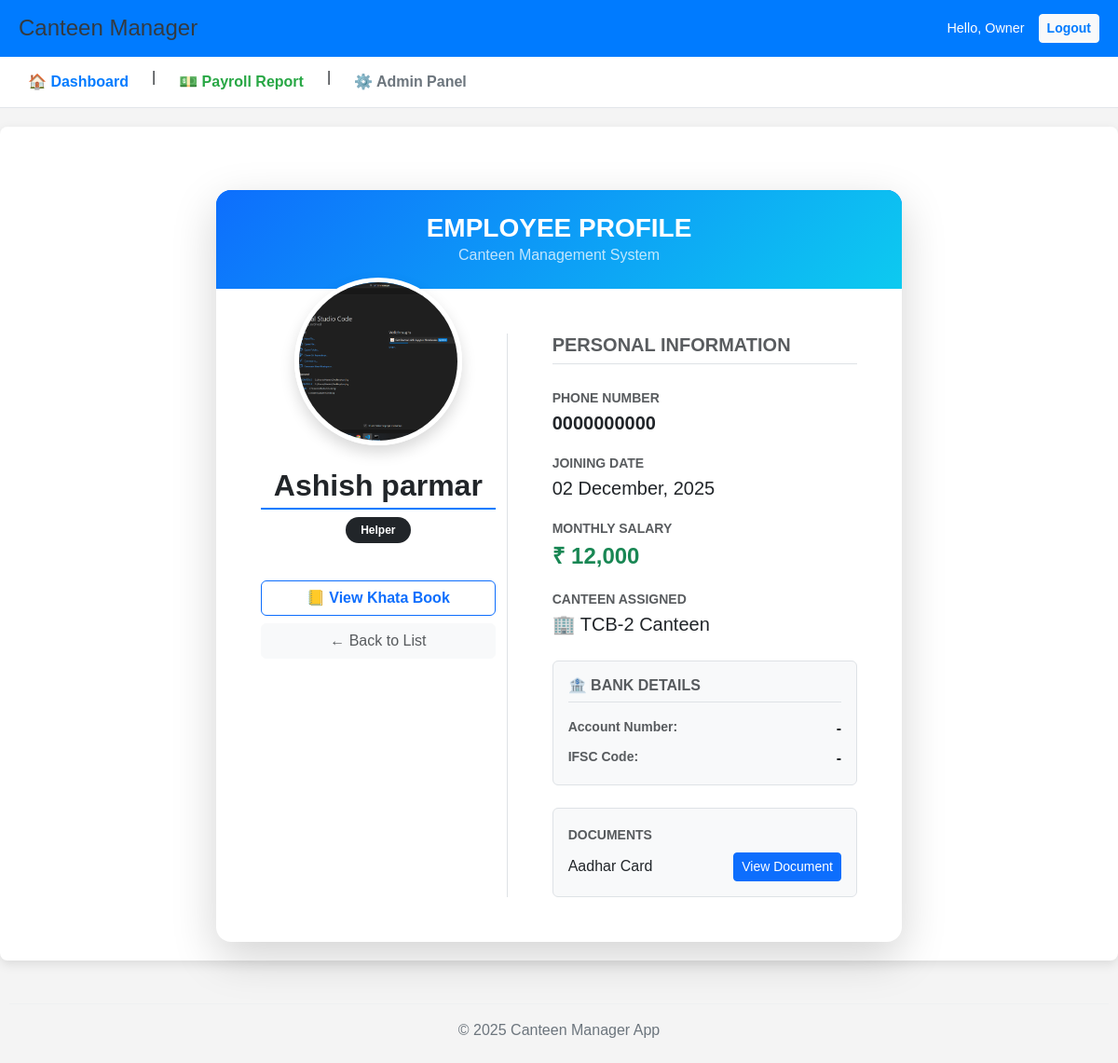
/management/staff/1/detail/ (signed in), run on the app's committed database.
### management/models.py (models this page shows, shortened)
class Staff(models.Model):
    ROLES = [
        ('Manager', 'Manager'),
        ('Cook', 'Cook'),
        ('Helper', 'Helper'),
    ]
    canteen = models.ForeignKey(
        Canteen,
        on_delete=models.SET_NULL, # अगर कैंटीन डिलीट हो जाए, तो स्टाफ को NULL कर दें
        null=True,
        blank=True,
        verbose_name="Assigned Canteen"
    )
    name = models.CharField(max_length=100, verbose_name="Staff Name")
    role = models.CharField(max_length=50, choices=ROLES, default='Helper', verbose_name="Role")
    phone = models.CharField(max_length=15, default='0000000000', verbose_name="Phone Number")
    joining_date = models.DateField(null=True, blank=True, verbose_name="Joining Date")
    monthly_salary = models.DecimalField(max_digits=10, decimal_places=2, verbose_name="Monthly Salary")
    bank_account_no = models.CharField(max_length=20, blank=True, null=True,verbose_name="Bank Account No")
    ifsc_code = models.CharField(max_length=15, blank=True, null=True,verbose_name="IFSC Code")
    photo = models.ImageField(upload_to='staff_photos/', null=True, blank=True, verbose_name="Staff Photo")
    aadhar_card = models.ImageField(upload_to='staff_aadhar/', null=True, blank=True, verbose_name="Aadhar Card Photo")
    class Meta:
        verbose_name = "Staff Member"
        verbose_name_plural = "Staff"
    is_active = models.BooleanField(default=True, verbose_name="Is Active Employee")
    leaving_date = models.DateField(null=True, blank=True, verbose_name="Leaving Date")

class Canteen(models.Model):
    BILLING_CHOICES = [
        ('DAILY', 'Daily Payment/Tracking'),
        ('MONTHLY', 'Monthly Fixed Billing'),
    ]
    name = models.CharField(max_length=100, unique=True, verbose_name="Canteen Name")
    location = models.CharField(max_length=255, verbose_name="Location")
    billing_type = models.CharField(
        max_length=10,
        choices=BILLING_CHOICES,
        default='DAILY',
        verbose_name="Billing Type"
    )
    daily_lunch_count = models.IntegerField(default=0, verbose_name="Daily Lunch Count")
    daily_dinner_count = models.IntegerField(default=0, verbose_name="Daily Dinner Count")
    class Meta:
        verbose_name = "Canteen"
        verbose_name_plural = "Canteens"

### management/views.py (the view)
# urls.py: path('staff/<int:staff_id>/detail/', views.staff_detail_view, name='staff_detail'),
@login_required
def staff_detail_view(request, staff_id):
    staff = get_object_or_404(Staff, pk=staff_id)
    return render(request, 'management/staff_detail.html', {'staff': staff})

### management/templates/management/staff_detail.html (shortened to what this page needs)
{% extends 'base.html' %}
{% load humanize %}
{% block content %}
<div class="container mt-5">
    <div class="row justify-content-center">
        <div class="col-md-8">
            <div class="card shadow-lg border-0 rounded-4 overflow-hidden">
                <div class="bg-primary p-4 text-white text-center" style="background: linear-gradient(135deg, #0d6efd, #0dcaf0);">
                    <h3 class="fw-bold mb-0">EMPLOYEE PROFILE</h3>
                    <p class="mb-0 opacity-75">Canteen Management System</p>
                </div>
                <div class="card-body p-5">
                    <div class="row">
                        <div class="col-md-5 text-center border-end">
                            <div class="mb-3 position-relative d-inline-block">
                                {% if staff.photo %}
                                    <img src="{{ staff.photo.url }}" class="rounded-circle shadow border border-5 border-white" style="width: 180px; height: 180px; object-fit: cover; margin-top: -60px;">
                                {% else %}
                                    <div class="rounded-circle bg-light d-flex justify-content-center align-items-center shadow border border-5 border-white mx-auto" style="width: 180px; height: 180px; font-size: 4rem; margin-top: -60px;">
                                        👤
                                    </div>
                                {% endif %}
                            </div>
                            <h2 class="fw-bold text-dark mt-2">{{ staff.name }}</h2>
                            <span class="badge bg-dark px-3 py-2 rounded-pill mb-3">{{ staff.role }}</span>
                            <div class="d-grid gap-2 mt-4">
                                <a href="{% url 'staff_profile' staff.id %}" class="btn btn-outline-primary fw-bold">
                                    📒 View Khata Book
                                </a>
                                <a href="{% url 'staff_list' %}" class="btn btn-light text-muted">
                                    ← Back to List
                                </a>
                            </div>
                        </div>
                        <div class="col-md-7 ps-md-5 pt-3 pt-md-0">
                            <h5 class="text-muted text-uppercase fw-bold mb-4 border-bottom pb-2">Personal Information</h5>
                            <div class="mb-3">
                                <label class="text-muted small fw-bold">PHONE NUMBER</label>
                                <p class="fs-5 fw-bold text-dark">{{ staff.phone }}</p>
                            </div>
                            <div class="mb-3">
                                <label class="text-muted small fw-bold">JOINING DATE</label>
                                <p class="fs-5 text-dark">
                                    {% if staff.joining_date %}
                                        {{ staff.joining_date|date:"d F, Y" }}
                                    {% else %}
                                        -
                                    {% endif %}
                                </p>
                            </div>
                            <div class="mb-3">
                                <label class="text-muted small fw-bold">MONTHLY SALARY</label>
                                <p class="fs-4 fw-bold text-success">₹ {{ staff.monthly_salary|floatformat:0|intcomma }}</p>
                            </div>
                            <div class="mb-3">
                                <label class="text-muted small fw-bold">CANTEEN ASSIGNED</label>
                                <p class="fs-5 text-dark">
                                    {% if staff.canteen %}
                                        🏢 {{ staff.canteen.name }}
                                    {% else %}
                                        <span class="text-danger">Not Assigned</span>
                                    {% endif %}
                                </p>
                            </div>
                            <div class="mt-4 p-3 bg-light rounded border">
                                <h6 class="text-muted text-uppercase fw-bold mb-3 border-bottom pb-2">🏦 Bank Details</h6>
                                <div class="mb-2 d-flex justify-content-between">
                                    <span class="text-muted small fw-bold">Account Number:</span>
                                    <span class="fw-bold text-dark">{{ staff.bank_account_no|default:"-" }}</span>
                                </div>
                                <div class="d-flex justify-content-between">
                                    <span class="text-muted small fw-bold">IFSC Code:</span>
                                    <span class="fw-bold text-dark text-uppercase">{{ staff.ifsc_code|default:"-" }}</span>
                                </div>
                            </div>
                            <div class="mt-4 p-3 bg-light rounded border">
                                <label class="text-muted small fw-bold mb-2">DOCUMENTS</label>
                                <div class="d-flex align-items-center justify-content-between">
                                    <span>Aadhar Card</span>
                                    {% if staff.aadhar_card %}
                                        <a href="{{ staff.aadhar_card.url }}" target="_blank" class="btn btn-sm btn-primary">View Document</a>
                                    {% else %}
                                        <span class="badge bg-secondary">Pending</span>
                                    {% endif %}
                                </div>
                            </div>
                        </div>
                    </div>
                </div>
            </div>
        </div>
    </div>
</div>
{% endblock %}

### management/templates/base.html (shortened to what this page needs)
<!DOCTYPE html>
<html lang="en">
<head>
    <link href="https://cdn.jsdelivr.net/npm/bootstrap@5.3.0/dist/css/bootstrap.min.css" rel="stylesheet">
</head>
<body>
    <header>
        <div style="background-color: #007bff; color: white; padding: 15px 20px; display: flex; justify-content: space-between; align-items: center;">
            <h1 style="margin: 0; font-size: 1.5em;">Canteen Manager</h1>
            {% if user.is_authenticated %}
            <div style="display: flex; align-items: center; gap: 15px;">
                <span style="font-size: 0.9em;">Hello, {{ user.username }}</span>
                <form method="post" action="{% url 'logout' %}" style="margin: 0;">
                    <button type="submit" class="btn btn-sm btn-light" style="color: #007bff; font-weight: bold;">Logout</button>
                </form>
            </div>
            {% endif %}
        </div>
        <nav class="main-nav" style="background-color: #ffffff; padding: 10px 20px; border-bottom: 1px solid #e2e6ea;">
            {% if user.is_authenticated %}
            <div style="display: flex; gap: 15px;">
                <a href="{% url 'home_dashboard' %}" style="color: #007bff; font-weight: bold;">
                    🏠 Dashboard
                </a>
                |
                <a href="{% url 'payroll_summary' %}" style="color: #28a745; font-weight: bold;">
                    💵 Payroll Report
                </a>
                |
                <a href="/admin/" style="color: #6c757d; font-weight: bold;">
                    ⚙️ Admin Panel
                </a>
            </div>
            {% endif %}
        </nav>
    </header>
    <main>
        {% block content %}
        {% endblock %}
    </main>
    <footer style="text-align: center; padding: 10px; color: #6c757d;">
        <hr style="border-color: #dee2e6;">
        <p>&copy; 2025 Canteen Manager App</p>
    </footer>
</body>
</html>

### management/templates/base.html (style rules this page uses)
body { font-family: Arial, sans-serif; margin: 0; padding: 0; background-color: #f4f4f4; }
main { padding: 20px; max-width: 1200px; margin: 20px auto; background-color: white; min-height: 85vh; border-radius: 8px; box-shadow: 0 4px 12px rgba(0,0,0,0.1); }
h1 { color: #343a40; }
h2 { border-bottom: 2px solid #007bff; padding-bottom: 5px; margin-top: 25px; }
.main-nav a { text-decoration: none; padding: 5px 10px; border-radius: 4px; transition: background-color 0.3s; }

### data on the page
Staff: photo (picture), name "Ashish parmar", role "Helper", phone "0000000000", joining_date "02 December, 2025", monthly_salary "12,000", canteen.name "TCB-2 Canteen", bank_account_no "-", ifsc_code "-"

### other printed values
{{ user.username }} "Owner"
